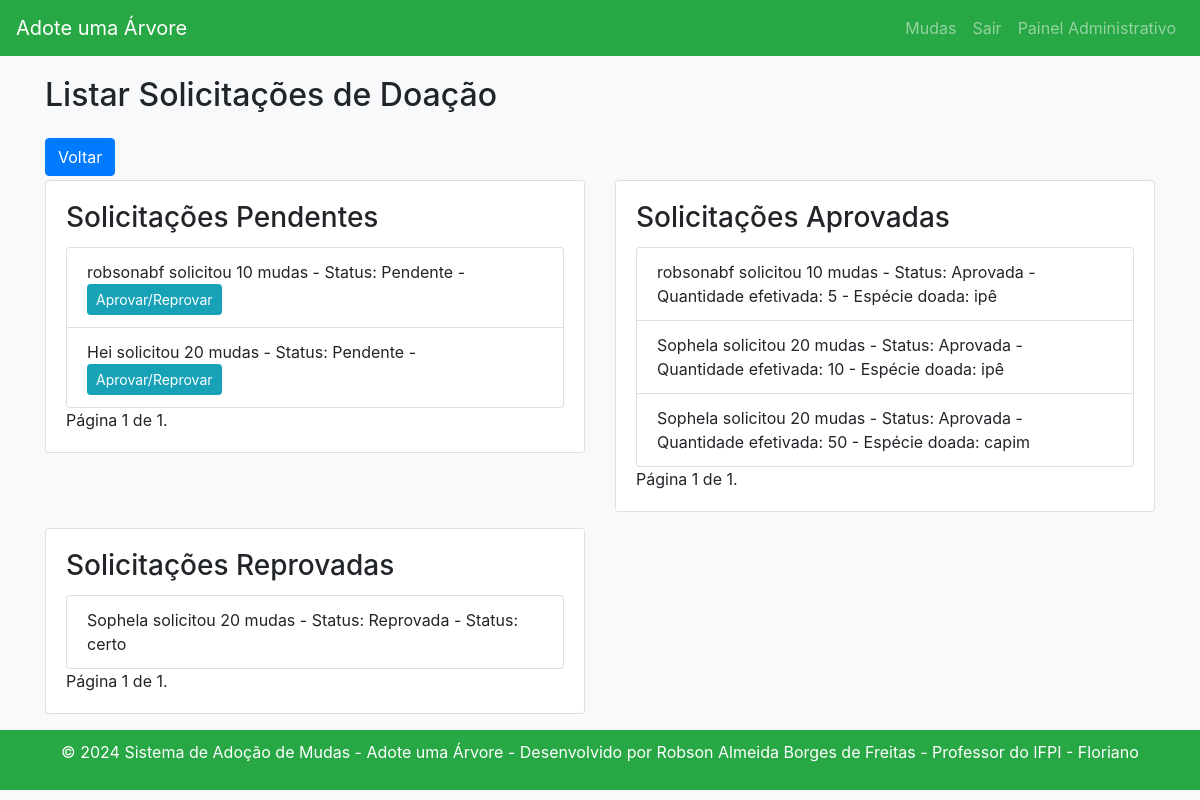
Page /listar_solicitacoes/ (signed in) on the committed database.
### arvore/models.py (models this page shows, shortened)
class SolicitacaoDoacao(models.Model):
    usuario = models.ForeignKey(User, on_delete=models.CASCADE)
    especie = models.CharField(max_length=100)
    quantidade_solicitada = models.IntegerField()
    status = models.CharField(max_length=20, default='Pendente')
    local_de_plantio = models.CharField(max_length=200)
    data_solicitacao = models.DateTimeField(null=True, blank=True)
    observacoes = models.CharField(max_length=200, null=True, blank=True)

class EfetivarDoacao(models.Model):
    solicitacao = models.OneToOneField(SolicitacaoDoacao, on_delete=models.CASCADE, related_name='efetivacao')
    quantidade_efetivada = models.IntegerField()
    especie_doada = models.CharField(max_length=100, null=True, blank=True)
    avaliador = models.ForeignKey(User, on_delete=models.CASCADE)
    data_plantio = models.DateTimeField(null=True, blank=True)
    data_efetivacao = models.DateTimeField(null=True, blank=True)
    observacoes = models.CharField(max_length=200, null=True, blank=True)

### arvore/views.py (the view)
# urls.py: path('listar_solicitacoes/', views.listar_solicitacoes, name='listar_solicitacoes'),
@login_required
@user_passes_test(is_member_of_team)
def listar_solicitacoes(request):
    solicitacoes = SolicitacaoDoacao.objects.all()
    efetivadas = EfetivarDoacao.objects.all()
    paginator_pendentes = Paginator(solicitacoes.filter(status='Pendente'), 10)
    page_pendentes = request.GET.get('page_pendentes')
    try:
        solicitacoes_pendentes = paginator_pendentes.page(page_pendentes)
    except PageNotAnInteger:
        solicitacoes_pendentes = paginator_pendentes.page(1)
    except EmptyPage:
        solicitacoes_pendentes = paginator_pendentes.page(paginator_pendentes.num_pages)
    paginator_aprovadas = Paginator(efetivadas.filter(solicitacao__status='Aprovada'), 10)
    page_aprovadas = request.GET.get('page_aprovadas')
    try:
        solicitacoes_aprovadas = paginator_aprovadas.page(page_aprovadas)
    except PageNotAnInteger:
        solicitacoes_aprovadas = paginator_aprovadas.page(1)
    except EmptyPage:
        solicitacoes_aprovadas = paginator_aprovadas.page(paginator_aprovadas.num_pages)
    paginator_reprovadas = Paginator(solicitacoes.filter(status='Reprovada'), 10)
    page_reprovadas = request.GET.get('page_reprovadas')
    try:
        solicitacoes_reprovadas = paginator_reprovadas.page(page_reprovadas)
    except PageNotAnInteger:
        solicitacoes_reprovadas = paginator_reprovadas.page(1)
    except EmptyPage:
        solicitacoes_reprovadas = paginator_reprovadas.page(paginator_reprovadas.num_pages)
    return render(request, 'listar_solicitacoes.html', {
        'solicitacoes_pendentes': solicitacoes_pendentes,
        'solicitacoes_aprovadas': solicitacoes_aprovadas,
        'solicitacoes_reprovadas': solicitacoes_reprovadas,
    })

### arvore/templatetags/custom_filters.py (called while the page is built)
@register.filter(name='is_member_of_team')
def is_member_of_team_filter(user):
    return is_member_of_team(user)

### arvore/views.py (called while the page is built)
def is_member_of_team(user):
    is_in_team_group = user.groups.filter(name='equipe').exists()
    is_superuser = user.is_superuser
    return is_in_team_group or is_superuser

### arvore/templates/listar_solicitacoes.html (shortened to what this page needs)
{% extends 'base.html' %}
{% block content %}
    <h2 class="mb-4">Listar Solicitações de Doação</h2>
    <a href="javascript:history.back()" class="btn btn-primary mb-1">Voltar</a>
    <div class="row">
    <div class="col-md-6">
        <div class="card mb-3">
            <div class="card-body">
                <h3 class="card-title">Solicitações Pendentes</h3>
                <ul class="list-group">
                    {% for solicitacao in solicitacoes_pendentes %}
                        <li class="list-group-item">
                            {{ solicitacao.usuario.username }} solicitou {{ solicitacao.quantidade_solicitada }} mudas
                            - Status: {{ solicitacao.status }}
                            - <a href="{% url 'aprovar_reprovar_doacao' solicitacao.id %}" class="btn btn-info btn-sm">Aprovar/Reprovar</a>
                        </li>
                    {% endfor %}
                </ul>
                <div class="pagination">
                    <span class="step-links">
                        <span class="current">
                            Página {{ solicitacoes_pendentes.number }} de {{ solicitacoes_pendentes.paginator.num_pages }}.
                        </span>
                    </span>
                </div>
            </div>
        </div>
    </div>
        <div class="col-md-6">
    <div class="card mb-3">
        <div class="card-body">
            <h3 class="card-title">Solicitações Aprovadas</h3>
            <ul class="list-group">
                {% for efetivada in solicitacoes_aprovadas %}
                    <li class="list-group-item">
                        {{ efetivada.solicitacao.usuario.username }} solicitou {{ efetivada.solicitacao.quantidade_solicitada }} mudas
                        - Status: {{ efetivada.solicitacao.status }}
                        - Quantidade efetivada: {{ efetivada.quantidade_efetivada }}
                        - Espécie doada: {{ efetivada.especie_doada }}
                    </li>
                {% endfor %}
            </ul>
            <div class="pagination">
                <span class="step-links">
                    <span class="current">
                        Página {{ solicitacoes_aprovadas.number }} de {{ solicitacoes_aprovadas.paginator.num_pages }}.
                    </span>
                </span>
            </div>
            </div>
        </div>
    </div>
            <div class="col-md-6">
    <div class="card mb-3">
        <div class="card-body">
            <h3 class="card-title">Solicitações Reprovadas</h3>
            <ul class="list-group">
                {% for solicitacao in solicitacoes_reprovadas %}
                    <li class="list-group-item">
                        {{ solicitacao.usuario.username }} solicitou {{ solicitacao.quantidade_solicitada }} mudas
                        - Status: {{ solicitacao.status }} - Status: {{ solicitacao.observacoes }}
                    </li>
                {% endfor %}
            </ul>
            <div class="pagination">
                <span class="step-links">
                    <span class="current">
                        Página {{ solicitacoes_reprovadas.number }} de {{ solicitacoes_reprovadas.paginator.num_pages }}.
                    </span>
                </span>
                </div>
            </div>
        </div>
    </div>
</div>
{% endblock %}

### arvore/templates/base.html (style rules this page uses)
body { background-color: #f8f9fa; padding-top: 56px; }

### rows in the picture
SolicitacaoDoacao: usuario.username "robsonabf", quantidade_solicitada "10", status "Pendente"
SolicitacaoDoacao: usuario.username "Hei", quantidade_solicitada "20", status "Pendente"
EfetivarDoacao: solicitacao.usuario.username "robsonabf", solicitacao.quantidade_solicitada "10", solicitacao.status "Aprovada", quantidade_efetivada "5", especie_doada "ipê"
EfetivarDoacao: solicitacao.usuario.username "Sophela", solicitacao.quantidade_solicitada "20", solicitacao.status "Aprovada", quantidade_efetivada "10", especie_doada "ipê"
EfetivarDoacao: solicitacao.usuario.username "Sophela", solicitacao.quantidade_solicitada "20", solicitacao.status "Aprovada", quantidade_efetivada "50", especie_doada "capim"
SolicitacaoDoacao: usuario.username "Sophela", quantidade_solicitada "20", status "Reprovada", observacoes "certo"

### other values in the picture
{{ solicitacoes_pendentes.number }} "1"
{{ solicitacoes_pendentes.paginator.num_pages }} "1"
{{ solicitacoes_aprovadas.number }} "1"
{{ solicitacoes_aprovadas.paginator.num_pages }} "1"
{{ solicitacoes_reprovadas.number }} "1"
{{ solicitacoes_reprovadas.paginator.num_pages }} "1"
